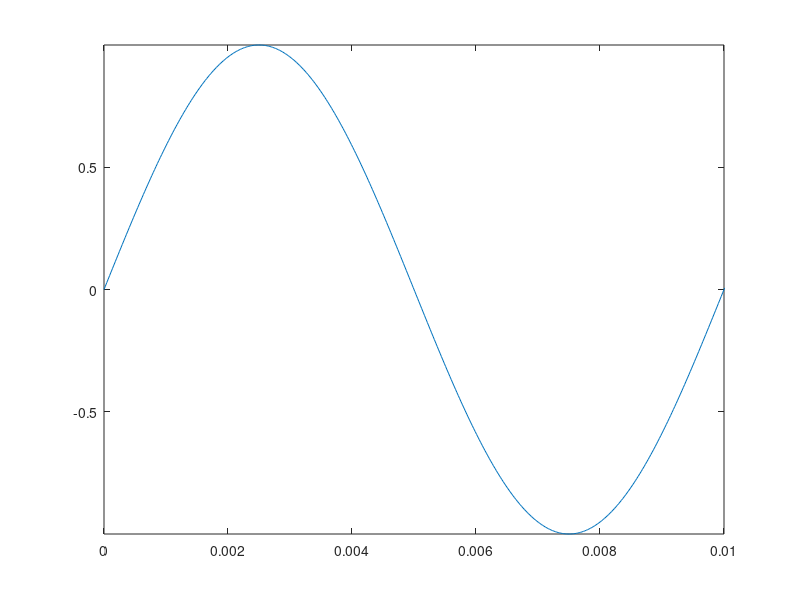

Write the MATLAB code that produced this figure.
%signal builder

%Sample frequency
fs = 44100;

%frequency in Hz
f = 100;

%song length in seconds
s = 5;

%Autoscaling the Plot to check the frequency 
s_plot = 1/f;

%filename.wav 
filename = 'test.wav';

x = linspace(0,2*pi*f*s,fs*s);
y = sin(x);
audiowrite(filename,y,fs);

plot(x/(2*pi*f),y);
axis([0 s_plot -inf inf]);